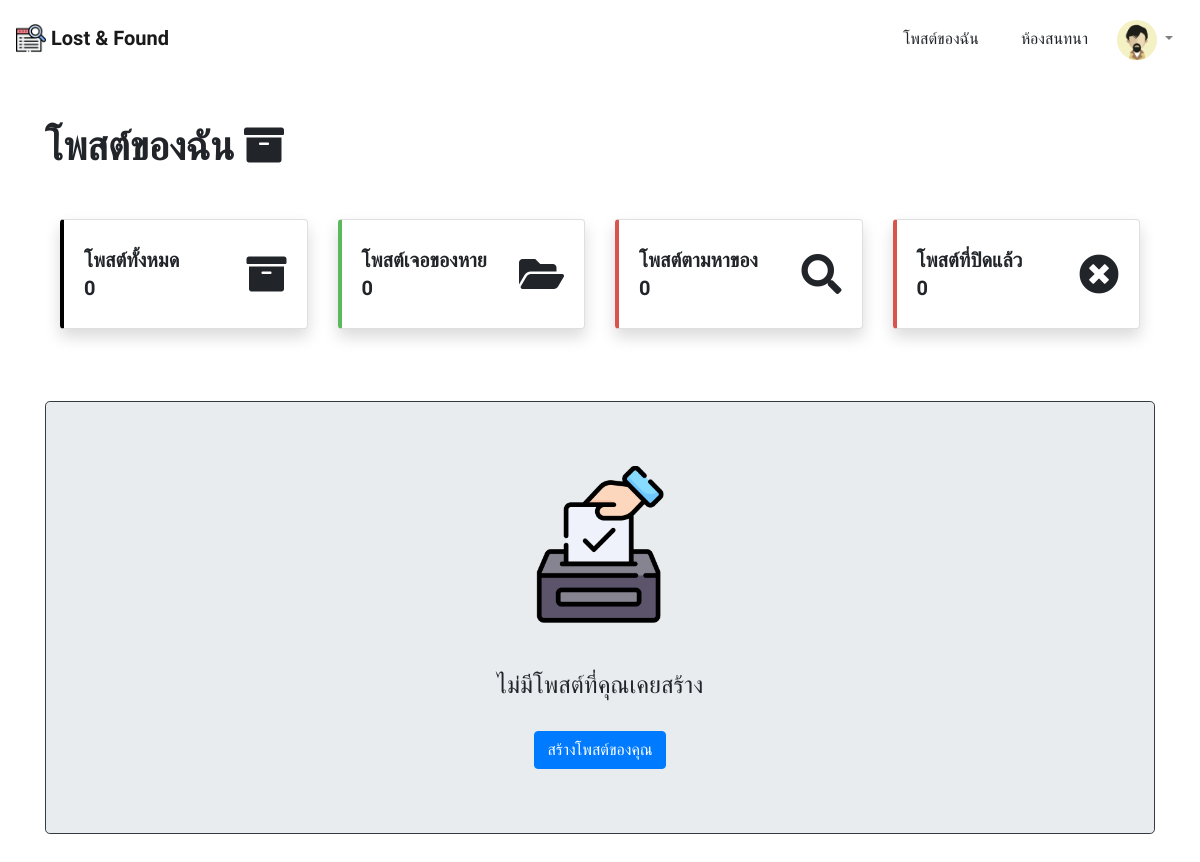
The page /accounts/my_posts/ (signed in) on the database as committed earlier.
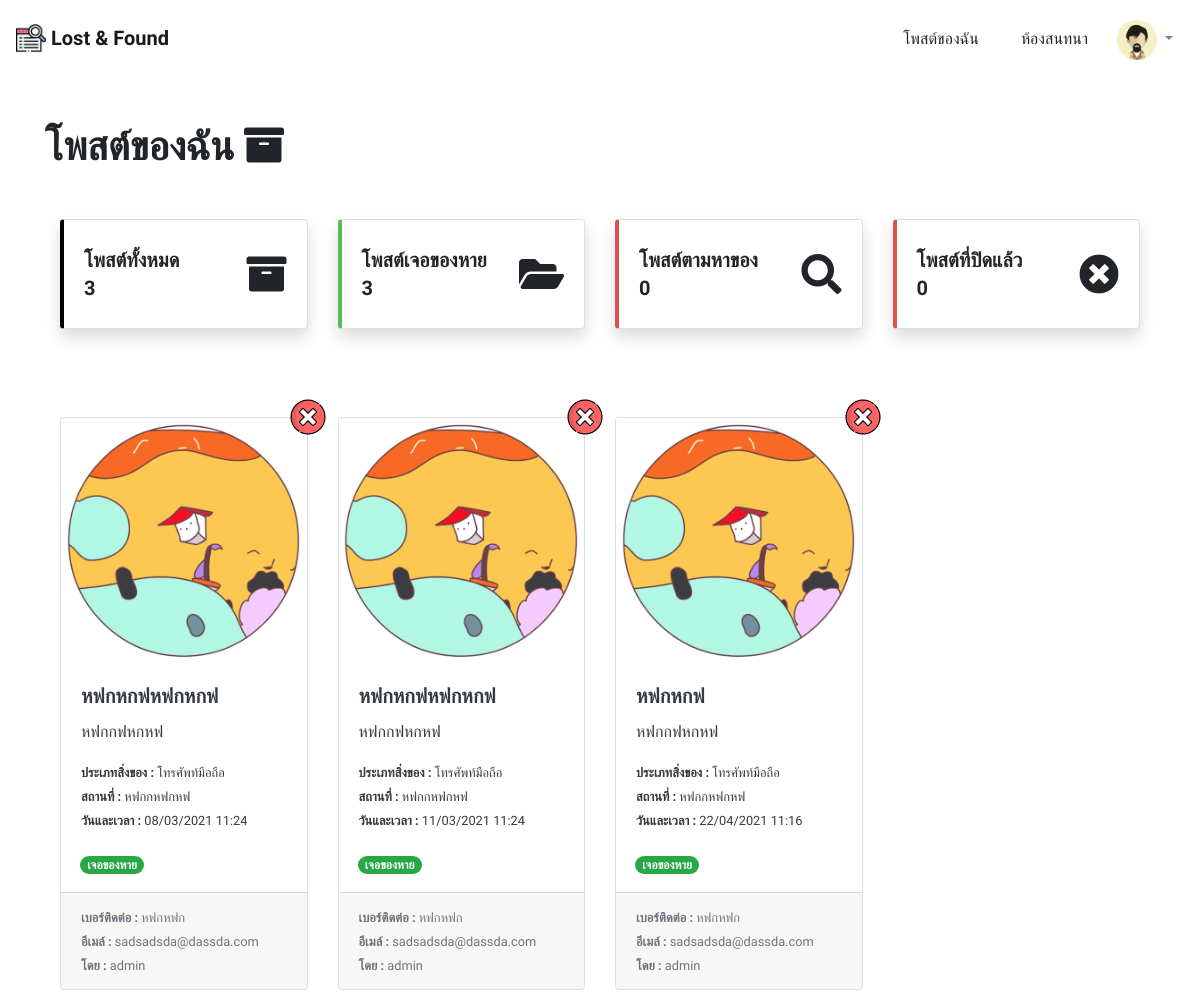
The same page on the database as committed later.
### accounts/models.py (models this page shows, shortened)
class UserProfile(models.Model):
    avatar = models.ImageField(default='accounts/user_default.gif', upload_to='accounts/') # Picture of user
    user = models.OneToOneField(User, on_delete=models.CASCADE) # reference to User Table
    faculty = models.ForeignKey(Faculty, on_delete=models.CASCADE) # reference to Faculty Table

### posts/models.py (models this page shows, shortened)
class Post(models.Model):
    is_active = models.BooleanField(default=True)
    TYPE = (
        ('found', 'เจอของหาย'),
        ('lost', 'ตามหาของ'),
    )
    type = models.CharField(choices=TYPE, max_length=255, default='found')
    date_time = models.DateTimeField()
    create_at = models.DateTimeField(auto_now_add=True)
    desc = models.TextField()
    title = models.CharField(max_length=255)
    location = models.CharField(max_length=255)
    contact1 = models.CharField(max_length=255)
    contact2 = models.CharField(max_length=255)
    key = models.CharField(max_length=255, unique=True, null=True, blank=True)
    assetType = models.ForeignKey(AssetType, on_delete=models.CASCADE)
    user = models.ForeignKey(User, on_delete=models.CASCADE, null=True)
    take_information = models.CharField(max_length=255, null=True, blank=True)

class AssetType(models.Model):
    name = models.CharField(max_length=255)
    def __str__(self):
        return self.name

### accounts/views.py (the view, shortened to what this page needs)
# urls.py: path('my_posts/', MyPostView.as_view(), name='my_posts'),# myposts
class MyPostView(View):
    template_name = 'my_posts.html'
    def get(self, request):
        if request.user.is_authenticated:
            posts = Post.objects.filter(user=request.user).order_by('-is_active', '-create_at')
            founds = Post.objects.filter(user=request.user, type='found')
            losts = Post.objects.filter(user=request.user, type='lost')
        else:
            posts = "key"
            founds = []
            losts = []
        return render(request, self.template_name, {
            'posts' : posts,
            'founds' : founds,
            'losts' : losts,
            'closed' : len(Post.objects.filter(is_active=False))
        })

### accounts/templates/my_posts.html (shortened to what this page needs)
{% extends 'base_layout.html' %}
{% load static %}
{% block style %}
    <link rel="stylesheet" href="{% static 'css/tempus.css' %}">
{% endblock %}
{% block content %}
<div class="container">
    <h1 class='mt-5 mb-5'> <b>โพสต์ของฉัน <i class="fas fa-archive"></i></b> </h1>
    {% if request.user.is_authenticated %}
        <h5 class='mb-5'>
            <div class="container">
                <div class="row">
                    <div class="col mb-4 rotate-img">
                        <div class="card shadow h-100 py-2" style="border-left:.25rem solid black !important">
                            <div class="card-body">
                                <div class="row no-gutters align-items-center">
                                    <div class="col mr-2">
                                        <div class="font-weight-bold text-uppercase mb-1">โพสต์ทั้งหมด</div>
                                        <div class="h5 mb-0 font-weight-bold text-gray-800">
                                            {{ posts|length }}
                                        </div>
                                    </div>
                                    <div class="col-auto">
                                        <i class="fas fa-archive fa-2x"></i>
                                    </div>
                                </div>
                            </div>
                        </div>
                    </div>
                    <div class="col mb-4 rotate-img">
                        <div class="card shadow h-100 py-2" style="border-left:.25rem solid #5cb85c !important">
                            <div class="card-body">
                                <div class="row no-gutters align-items-center">
                                    <div class="col mr-2">
                                        <div class="font-weight-bold text-uppercase mb-1">โพสต์เจอของหาย</div>
                                        <div class="h5 mb-0 font-weight-bold text-gray-800">
                                            {{ founds|length }}
                                        </div>
                                    </div>
                                    <div class="col-auto">
                                        <i class="fas fa-folder-open fa-2x"></i>
                                    </div>
                                </div>
                            </div>
                        </div>
                    </div>
                    <div class="col mb-4 rotate-img">
                        <div class="card shadow h-100 py-2" style="border-left:.25rem solid #d9534f !important">
                            <div class="card-body">
                                <div class="row no-gutters align-items-center">
                                    <div class="col mr-2">
                                        <div class="font-weight-bold text-uppercase mb-1">โพสต์ตามหาของ</div>
                                        <div class="h5 mb-0 font-weight-bold text-gray-800">
                                            {{ losts|length }}
                                        </div>
                                    </div>
                                    <div class="col-auto">
                                        <i class="fas fa-search fa-2x"></i>
                                    </div>
                                </div>
                            </div>
                        </div>
                    </div>
                    <div class="col mb-4 rotate-img">
                        <div class="card shadow h-100 py-2" style="border-left:.25rem solid #d9534f !important">
                            <div class="card-body">
                                <div class="row no-gutters align-items-center">
                                    <div class="col mr-2">
                                        <div class="font-weight-bold text-uppercase mb-1">โพสต์ที่ปิดแล้ว</div>
                                        <div class="h5 mb-0 font-weight-bold text-gray-800">
                                                    {{ closed }}
                                        </div>
                                    </div>
                                    <div class="col-auto">
                                        <i class="fas fa-times-circle fa-2x"></i>
                                    </div>
                                </div>
                            </div>
                        </div>
                    </div>
                </div>
            </div>
        </h5>
    {% endif %}
    <div class="container">
        {% if posts == 'key' %}
            <div class='col-lg-12 jumbotron text-center border border-dark'>
                <img src="{% static 'images/post.png' %}" width='15%' class='mb-5'>
                <h4 class='mb-3'>กรุณากรอกคีย์เพื่อค้นหาโพสต์ของคุณ</h4>
                {% if key_error %}
                    <span class="text-danger">{{ key_error }}</span>
                {% endif %}
                <form action="{% url 'my_posts' %}" method="POST" class=''>
                    {% csrf_token %}
                    <div class="row">
                        <div class="col-4"></div>
                        <div class="col-4 my-3">
                            <input id='id_key' type="text" name="key" class='form-control' placeholder='' required>
                            <small class="form-text text-muted">คีย์คือรหัสที่คุณตั้งไว้ตอนสร้างโพสต์ของคุณ</small>
                        </div>
                        <div class="col-4"></div>
                    </div>
                    <div class="row">
                        <div class="col-4"></div>
                        <div class="col-4 my-1">
                            <input type="submit" class='btn btn-block btn-primary' value="ยืนยัน">
                        </div>
                        <div class="col-4"></div>
                    </div>
                </form>
            </div>
        {% else %}
        <div class="row">
            {% if posts|length == 0 %}
                <div class='col-lg-12 jumbotron text-center border border-dark'>
                    <img src="{% static 'images/post.png' %}" width='15%' class='mb-5'>
                    <h4>ไม่มีโพสต์ที่คุณเคยสร้าง</h4><br>
                    <div>
                        <a href="{% url 'create' %}" class='btn btn-primary text-center '>สร้างโพสต์ของคุณ</a>
                    </div>
                </div>
            {% endif %}
            {% for post in posts %}
                <div class='col-lg-3 my-3'>
                    <div class="card h-100 w-100 text-dark mycard" style='border:none;'>
                        <a href="{% url 'post_delete' post.id %}?key={{key}}">
                            <img src="{% static 'images/close.png' %}" alt="" class='top-right-btn' width='35px'>
                        </a>
                        <a class="card h-100 w-100 mb-0 text-decoration-none text-dark"
                        href="{% if post.is_active == False %} {% url 'detail' post.id %} {% else %} {% url 'edit_post' post.id %} {% endif %}">
                            <div class="wrapper">
                                {% if post.postpicture_set.all|length == 0 %}
                                    <img class="card-img-top" src="{% static 'images/post_default.gif' %}">
                                {% else %}
                                    <img class="card-img-top" src="{{ post.postpicture_set.all.0.picture.url }}">
                                {% endif %}
                            </div>
                            <div class="card-body">
                                <h5 class="card-title">
                                    <b>{{ post.title|truncatechars:20 }}</b>
                                </h5>
                                <div class="card-text">
                                    <p>{{ post.desc|truncatechars:15 }}</p>
                                    <p class='m-0'>
                                        <small>
                                            <b>ประเภทสิ่งของ : </b> <span id='assetType'>{{ post.assetType }}</span>
                                        </small>
                                    </p>
                                    <p class='m-0'>
                                        <small>
                                            <b>สถานที่ : </b> <span id='location'> {{ post.location }} </span>
                                        </small>
                                    </p>
                                    <p class='m-0'>
                                        <small>
                                            <b>วันและเวลา : </b> <span id='date_time'> {{ post.date_time|date:"d/m/Y H:i" }} </span>
                                        </small>
                                    </p>
                                </div>
                            </div>
                            <div class="container mb-3 ml-1">
                                <p class="card-text">
                                    {% if post.type == 'found' %}
                                        <span class="badge badge-pill badge-success text-light">เจอของหาย</span>
                                    {% else %}
                                        <span class="badge badge-pill badge-danger text-light">ตามหาของ</span>
                                    {% endif %}
                                </p>
                            </div>
                            <div class="card-footer">
                                <small class="text-muted">
                                    <b>เบอร์ติดต่อ : </b> <span id='contact1'> {{ post.contact1 }} </span>
                                    <br>
                                    <b>อีเมล์ : </b> <span id='contact2'> {{ post.contact2 }} </span>
                                    <br>
                                    <b>โดย : </b> {% if post.user %} {{ post.user.username }} {% else %} ผู้ใช้งานทั่วไป {% endif %}
                                </small>
                            </div>
                        </a>
                    </div>
                </div>
            {% endfor %}
        </div>
        {% endif %}
    </div>
</div>
{% endblock %}

### templates/base_layout.html (shortened to what this page needs)
{% load static %}
<!DOCTYPE html>
<html lang="en">
<head>
    <link rel="stylesheet" href="{% static 'css/bootstrap.min.css' %}">
    <link rel="stylesheet" href="{% static 'css/style.css' %}">
    <link rel="stylesheet" href="{% static 'css/fontawesome.all.min.css' %}">
    {% block style %}
    {% endblock %}
</head>
<body>
    <nav class="navbar navbar-expand navbar-light" style="height: 75px;">
        <div class="collapse navbar-collapse" id="navbarTogglerDemo01">
            <a class="navbar-brand" href="{% url 'index' %}">
                <img src="{% static 'images/lost&found.png' %}" width="30" height="30" class="d-inline-block align-top"
                    alt="">
                <b>Lost & Found</b>
            </a>
            <ul class="navbar-nav ml-auto {% if request.user.is_authenticated %} mt-4 {% endif %}">
                <li class="nav-item active">
                    <a class="nav-link" href="{% url 'my_posts' %}">
                        <p class='btn m-0 index'>
                            โพสต์ของฉัน
                        </p>
                    </a>
                </li>
                {% if request.user.is_authenticated %}
                    <li class="nav-item active">
                        <a class="nav-link" href="{% url 'chat_index' %}">
                            <p class='btn m-0 index'>
                                ห้องสนทนา
                            </p>
                        </a>
                    </li>
                    <li class="nav-item dropdown">
                        <a class="nav-link dropdown-toggle my-circle" href="#" id="navbarDropdownMenuLink" role="button"
                            data-toggle="dropdown" aria-haspopup="true" aria-expanded="false">
                            <img src="{{ request.user.userprofile.avatar.url }}" class="rounded-circle" style="width: 40px; height: 40px;">
                        </a>
                    </li>
                {% endif %}
            </ul>
        </div>
    </nav>
    {% block content %}
    {% endblock %}
</body>
</html>

### static/css/style.css (style rules this page uses)
* { font-family: 'Kanit', sans-serif; word-wrap: break-word; padding: 0; margin: 0; }
body, html { height: 100%; }
body { animation: fadein .5s; }
.mycard { transition: .2s; }
.wrapper { position: relative; overflow: hidden; }
.wrapper:after { content: ''; display: block; padding-top: 100%; }
.wrapper img { width: auto; height: 100%; max-width: none; position: absolute; left: 50%; top: 0; transform: translateX(-50%); }
.top-right-btn { position: absolute; right: 0; top: 0; transform: translate(50%,-50%); z-index: 100; }
.rotate-img { transition: .3s; }
.my-circle { position: relative; width: 75px; height: 75px; overflow: hidden; }
.my-circle img { width: 100%; height: 100%; object-fit: cover; }

Rows that differ between the two databases and show on the page:
added Post: title "หฟกหกฟหฟกหกฟ", desc "หฟกกฟหกหฟ", assetType "โทรศัพท์มือถือ", location "หฟกกหฟกหฟ", date_time "08/03/2021 11:24", type "เจอของหาย", contact1 "หฟกหฟก", contact2 "sadsadsda@dassda.com", user.username "admin"
added Post: title "หฟกหกฟหฟกหกฟ", desc "หฟกกฟหกหฟ", assetType "โทรศัพท์มือถือ", location "หฟกกหฟกหฟ", date_time "11/03/2021 11:24", type "เจอของหาย", contact1 "หฟกหฟก", contact2 "sadsadsda@dassda.com", user.username "admin"
added Post: title "หฟกหกฟ", desc "หฟกกฟหกหฟ", assetType "โทรศัพท์มือถือ", location "หฟกกหฟกหฟ", date_time "22/04/2021 11:16", type "เจอของหาย", contact1 "หฟกหฟก", contact2 "sadsadsda@dassda.com", user.username "admin"
Other text that changed with them:
{{ posts|length }}: "0" → "3"
{{ founds|length }}: "0" → "3"
text no longer shown: "ไม่มีโพสต์ที่คุณเคยสร้าง สร้างโพสต์ของคุณ"
